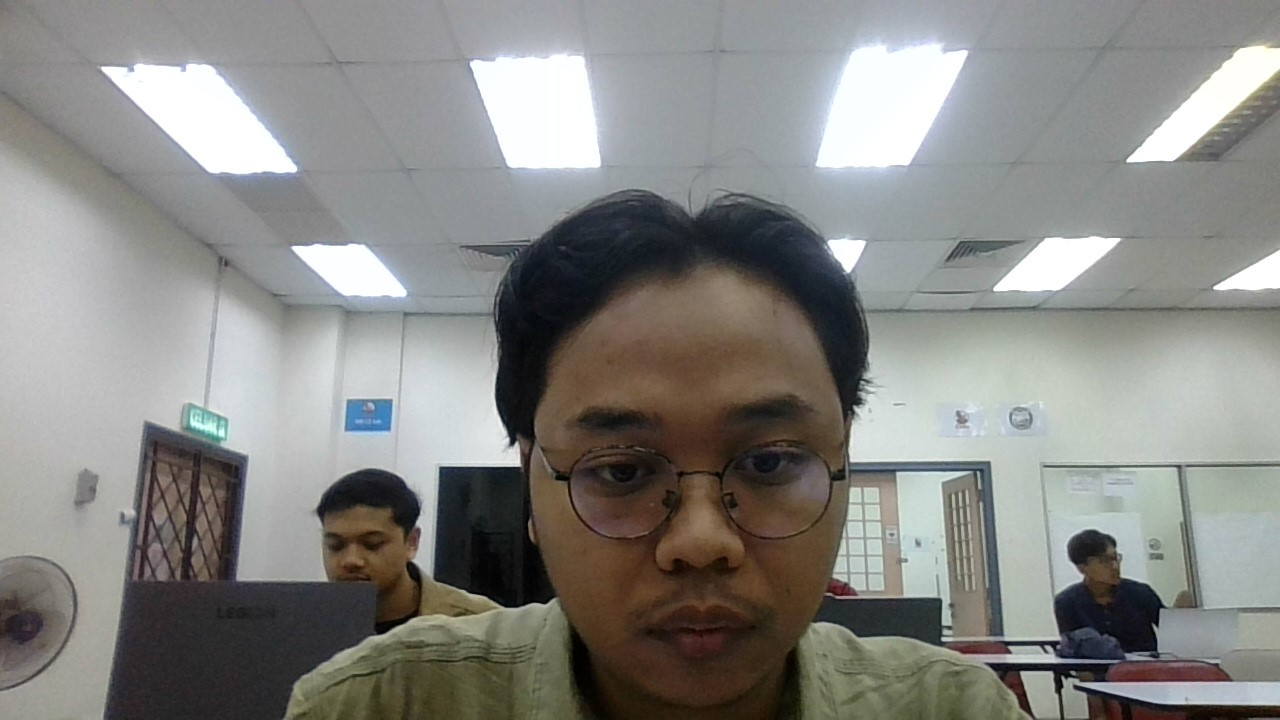
#> input picture Quiz 1/Img.jpg, 1280 x 720 px, found by its file name
$ python Crop.py
#> lines starting #> are read from the running program, lines starting #| are printed output that depends on the picture
import cv2
import numpy as np

image = cv2.imread('Quiz 1/img.jpg')
#> image is the input picture: shape (720, 1280, 3); mean B, G, R 132, 135.3, 135.6

if image is None:
    raise ValueError("Could not read the image. Please check if 'img.jpg' exists.")


eye_crop = image[100:200, 150:350]
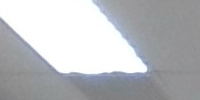
#> eye_crop: shape (100, 200, 3); mean B, G, R 190, 186.7, 185.1

# Convert to RGB for display
eye_crop_rgb = cv2.cvtColor(eye_crop, cv2.COLOR_BGR2RGB)

cv2.imshow('Original Image', image)
cv2.imshow('Cropped Eye', eye_crop)
cv2.waitKey(0)

$ run again, with Quiz 1/test2.jpg copied over Quiz 1/Img.jpg
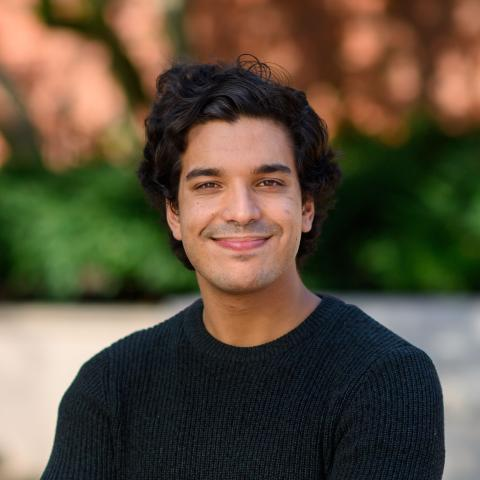
#> input picture Quiz 1/test2.jpg, 480 x 480 px, found by its file name
#> image is the input picture: shape (480, 480, 3); mean B, G, R 59.6, 78.3, 90.1
#> `eye_crop = image[100:200, 150:350]`:
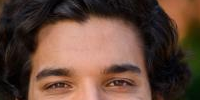
#> eye_crop: shape (100, 200, 3); mean B, G, R 58.9, 72.1, 100.3
